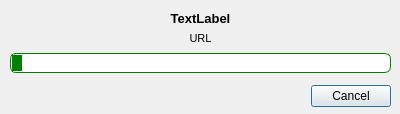
<?xml version="1.0" encoding="UTF-8"?>
<ui version="4.0">
 <class>ConnectionProgress</class>
 <widget class="QDialog" name="ConnectionProgress">
  <property name="geometry">
   <rect>
    <x>0</x>
    <y>0</y>
    <width>400</width>
    <height>114</height>
   </rect>
  </property>
  <property name="windowTitle">
   <string>Connecting to radio</string>
  </property>
  <property name="sizeGripEnabled">
   <bool>false</bool>
  </property>
  <property name="modal">
   <bool>true</bool>
  </property>
  <widget class="QDialogButtonBox" name="buttonBox">
   <property name="geometry">
    <rect>
     <x>50</x>
     <y>80</y>
     <width>341</width>
     <height>32</height>
    </rect>
   </property>
   <property name="orientation">
    <enum>Qt::Horizontal</enum>
   </property>
   <property name="standardButtons">
    <set>QDialogButtonBox::Cancel</set>
   </property>
  </widget>
  <widget class="QProgressBar" name="lConnectBar">
   <property name="geometry">
    <rect>
     <x>10</x>
     <y>53</y>
     <width>381</width>
     <height>20</height>
    </rect>
   </property>
   <property name="styleSheet">
    <string notr="true">QProgressBar{
    border: 1px solid green;
    border-radius: 6px;
    text-align: center
}

QProgressBar::chunk {
    background-color: green;
    width: 10px;
    margin: 1px;
}</string>
   </property>
   <property name="maximum">
    <number>1000</number>
   </property>
   <property name="value">
    <number>25</number>
   </property>
   <property name="textVisible">
    <bool>false</bool>
   </property>
  </widget>
  <widget class="QLabel" name="lRadioTitle">
   <property name="geometry">
    <rect>
     <x>10</x>
     <y>10</y>
     <width>381</width>
     <height>16</height>
    </rect>
   </property>
   <property name="font">
    <font>
     <pointsize>10</pointsize>
     <weight>75</weight>
     <bold>true</bold>
    </font>
   </property>
   <property name="text">
    <string>TextLabel</string>
   </property>
   <property name="alignment">
    <set>Qt::AlignCenter</set>
   </property>
   <property name="wordWrap">
    <bool>true</bool>
   </property>
  </widget>
  <widget class="QLabel" name="lURL">
   <property name="geometry">
    <rect>
     <x>10</x>
     <y>30</y>
     <width>381</width>
     <height>16</height>
    </rect>
   </property>
   <property name="font">
    <font>
     <pointsize>8</pointsize>
     <weight>50</weight>
     <bold>false</bold>
    </font>
   </property>
   <property name="text">
    <string>URL</string>
   </property>
   <property name="alignment">
    <set>Qt::AlignCenter</set>
   </property>
   <property name="wordWrap">
    <bool>true</bool>
   </property>
  </widget>
 </widget>
 <resources/>
 <connections>
  <connection>
   <sender>buttonBox</sender>
   <signal>accepted()</signal>
   <receiver>ConnectionProgress</receiver>
   <slot>accept()</slot>
   <hints>
    <hint type="sourcelabel">
     <x>248</x>
     <y>254</y>
    </hint>
    <hint type="destinationlabel">
     <x>157</x>
     <y>274</y>
    </hint>
   </hints>
  </connection>
  <connection>
   <sender>buttonBox</sender>
   <signal>rejected()</signal>
   <receiver>ConnectionProgress</receiver>
   <slot>reject()</slot>
   <hints>
    <hint type="sourcelabel">
     <x>316</x>
     <y>260</y>
    </hint>
    <hint type="destinationlabel">
     <x>286</x>
     <y>274</y>
    </hint>
   </hints>
  </connection>
 </connections>
</ui>
